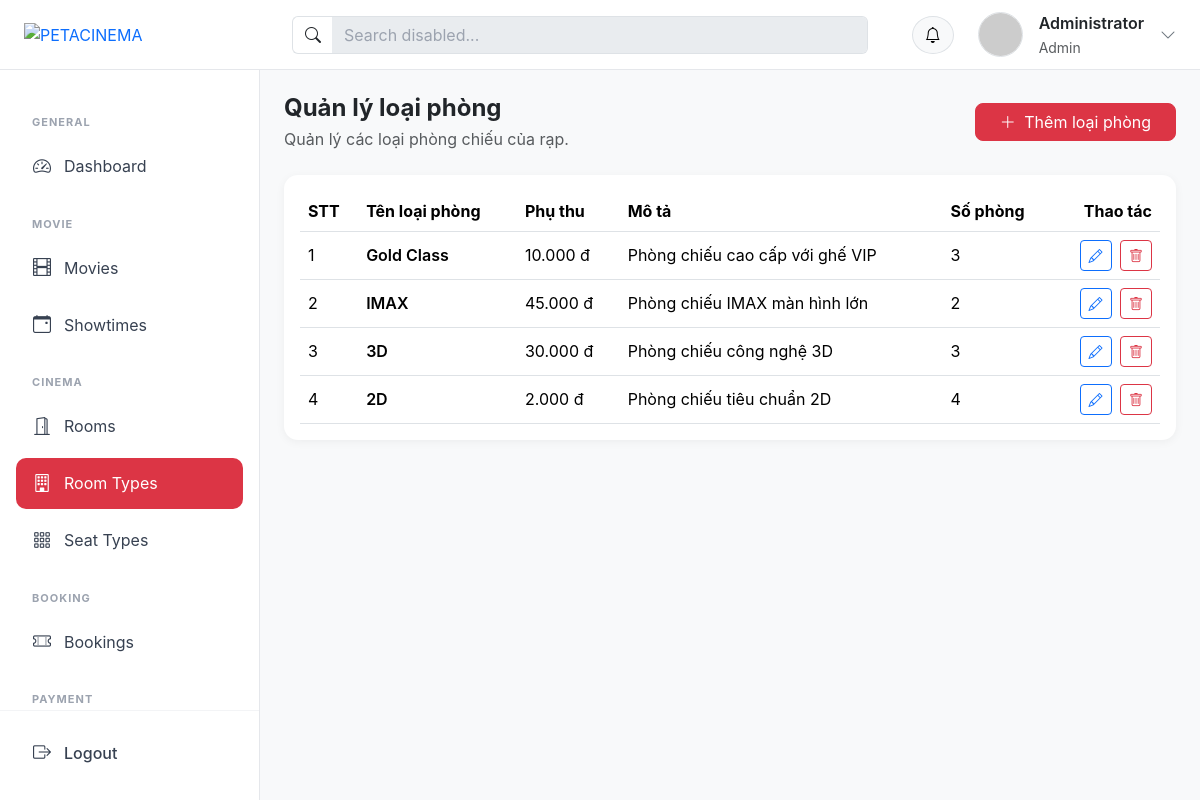
The app's page /?action=room-types (signed in) with its own data.
### tables this page shows
CREATE TABLE `room_types` (
  `id` int NOT NULL,
  `name` varchar(50) NOT NULL,
  `price_modifier` decimal(10,2) DEFAULT '0.00',
  `description` text
);

### controllers/RoomTypeController.php (called while the page is built, shortened)
<?php
class RoomTypeController
{
    public $roomTypeModel;
    public function __construct()
    {
        $this->roomTypeModel = new RoomTypeModel();
    }
    public function list()
    {
        $listRoomType = $this->roomTypeModel->getAll();
        require_once PATH_VIEW . 'admin/layout/layout.php';
    }
}

### index.php (called while the page is built, shortened)
<?php
spl_autoload_register(function ($class) {
    $fileName = "$class.php";
    $fileModel              = PATH_MODEL . $fileName;
});
require_once './routes/index.php';

### models/BaseModel.php (called while the page is built, shortened)
<?php
class BaseModel
{
    public function __construct()
    {
        $dsn = sprintf('mysql:host=%s;port=%s;dbname=%s;charset=utf8', DB_HOST, DB_PORT, DB_NAME);
        try {
            $this->pdo = new PDO($dsn, DB_USERNAME, DB_PASSWORD, DB_OPTIONS);
        } catch (PDOException $e) {
            die("Kết nối cơ sở dữ liệu thất bại: {$e->getMessage()}. Vui lòng thử lại sau.");
        }
    }
}

### models/RoomTypeModel.php (called while the page is built, shortened)
<?php
class RoomTypeModel extends BaseModel
{
    public function getAll()
    {
        $sql = "SELECT room_types.*,
                       (SELECT COUNT(*) FROM rooms WHERE rooms.room_type_id = room_types.id) AS total_rooms
                FROM room_types
                ORDER BY room_types.id DESC";
        $stmt = $this->pdo->prepare($sql);
        $stmt->execute();
        return $stmt->fetchAll();
    }
}
?>

### views/admin/room-types/list.php (the view, shortened to what this page needs)
<div class="d-flex justify-content-between align-items-center mb-1">
    <div>
        <h4 class="mb-1 fw-bold">Quản lý loại phòng</h4>
        <p class="text-muted mb-0">Quản lý các loại phòng chiếu của rạp.</p>
    </div>
    <a href="?action=roomTypeAdd" class="btn btn-danger rounded-3 px-4">
        <i class="bi bi-plus-lg me-1"></i> Thêm loại phòng
    </a>
</div>
<div class="card mt-4">
    <div class="card-body p-3">
        <div class="table-responsive">
            <table class="table align-middle mb-0">
                <thead>
                <tr>
                    <th>STT</th>
                    <th>Tên loại phòng</th>
                    <th>Phụ thu</th>
                    <th>Mô tả</th>
                    <th>Số phòng</th>
                    <th class="text-end">Thao tác</th>
                </tr>
                </thead>
                <tbody>
                <?php
                $stt=0;
                foreach ($listRoomType as $roomType ):
                $stt++;
                ?>
                    <tr>
                        <td><?= $stt ?></td>
                        <td class="fw-semibold"><?= htmlspecialchars($roomType['name']) ?></td>
                        <td><?= number_format((float)$roomType['price_modifier'], 0, ',', '.') ?> đ</td>
                        <td><?= htmlspecialchars($roomType['description'] ?? '') ?></td>
                        <td><?= (int)($roomType['total_rooms'] ?? 0) ?></td>
                        <td class="text-end">
                            <a href="?action=roomTypeEdit&id=<?= $roomType['id'] ?>" class="btn btn-outline-primary btn-sm me-1">
                                <i class="bi bi-pencil"></i>
                            </a>
                            <a href="?action=roomTypeDelete&id=<?= $roomType['id'] ?>" class="btn btn-outline-danger btn-sm">
                                <i class="bi bi-trash"></i>
                            </a>
                        </td>
                    </tr>
                <?php endforeach; ?>
                </tbody>
            </table>
        </div>
    </div>
</div>

### assets/css/admin.css (style rules this page uses)
:root { --header-height: 70px; --sidebar-width: 260px; }
body { margin: 0; background: #f8f9fa; font-family: "Inter", -apple-system, BlinkMacSystemFont, "Segoe UI", Roboto, sans-serif; min-height: 100vh; }
.content .table-responsive { width: 100%; overflow-x: auto; }
.card { border: none; border-radius: 14px; box-shadow: 0 2px 10px rgba(0, 0, 0, 0.05); }

### records on screen
room_types: name "Gold Class", price_modifier "10.000", description "Phòng chiếu cao cấp với ghế VIP", total_rooms "3"
room_types: name "IMAX", price_modifier "45.000", description "Phòng chiếu IMAX màn hình lớn", total_rooms "2"
room_types: name "3D", price_modifier "30.000", description "Phòng chiếu công nghệ 3D", total_rooms "3"
room_types: name "2D", price_modifier "2.000", description "Phòng chiếu tiêu chuẩn 2D", total_rooms "4"

### other values on screen
$user['fullname'] "Administrator"
$user['role'] "Admin"
